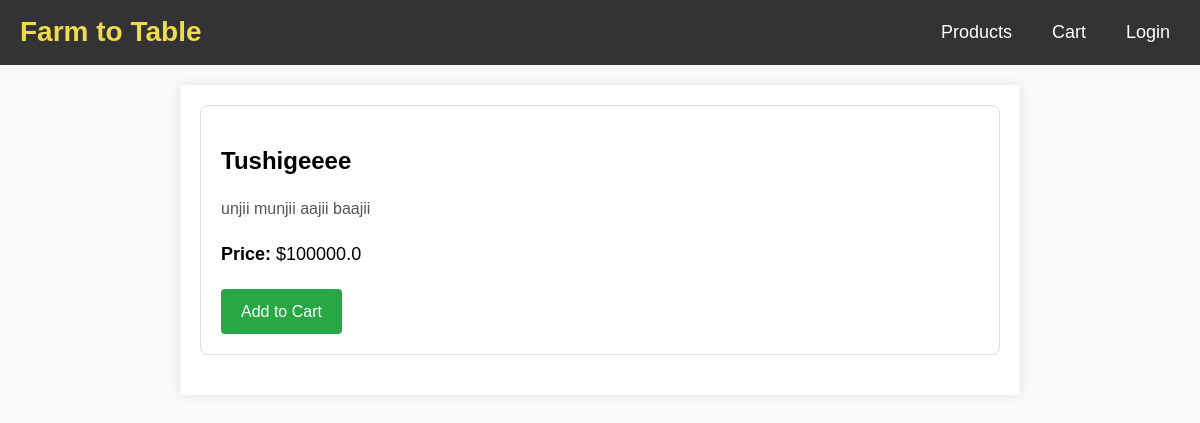
The app's page /product/3 with its own data.
### models.py (models this page shows, shortened)
class Product(db.Model):
    __tablename__ = 'products'
    id = db.Column(db.Integer, primary_key=True)
    name = db.Column(db.String(100), nullable=False)
    description = db.Column(db.Text, nullable=False)
    availability = db.Column(db.Boolean, default=True)
    price = db.Column(db.Float, nullable=False)

### app.py (the view)
@app.route('/product/<int:product_id>')
def product_detail(product_id):
    product = Product.query.get_or_404(product_id)
    return render_template('product_detail.html', product=product)

### templates/product_detail.html (shortened to what this page needs)
{% extends 'base.html' %}
{% block content %}
<div class="product-detail">
    <h1 class="product-title">{{ product.name }}</h1>
    <p class="product-description">{{ product.description }}</p>
    <p class="product-price"><strong>Price:</strong> ${{ product.price }}</p>
    {% if product.availability %}
        <a href="{{ url_for('add_to_cart', product_id=product.id) }}" class="button success">Add to Cart</a>
    {% else %}
        <button class="button disabled" disabled>Unavailable</button>
    {% endif %}
</div>
{% endblock %}

### static/styles.css (style rules this page uses)
body { font-family: 'Arial', sans-serif; line-height: 1.6; margin: 0; padding: 0; background-color: #f9f9f9; }
.button { display: inline-block; padding: 10px 20px; font-size: 16px; color: #fff; text-align: center; border-radius: 4px; text-decoration: none; }
.button.success { background-color: #28a745; }
.product-card, .product-detail { margin-bottom: 20px; padding: 20px; border: 1px solid #ddd; border-radius: 8px; background: #fff; }
.product-title { font-size: 24px; font-weight: bold; }
.product-description { color: #555; margin: 10px 0; }
.product-price { font-size: 18px; margin-bottom: 20px; }

### records on screen
Product: name "Tushigeeee", description "unjii munjii aajii baajii", price "100000.0"
